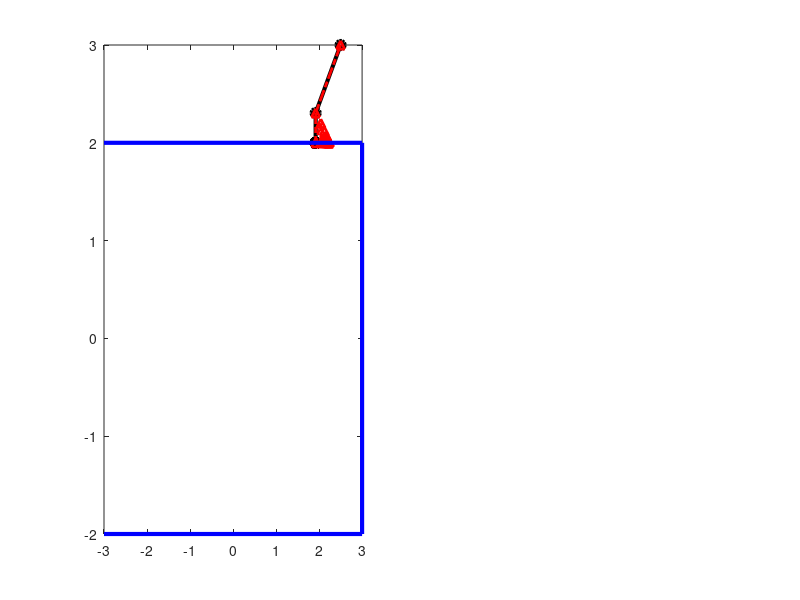

The MATLAB script that drew this image: (Note: this script raises an error after producing the figure.)
%Generate visual example about different projection methods (Dykstra vs
%POCS). Also shows what the effect of set ordering is.
% Bas Peters, 2016


close all
clear

%constraint set 1: (x+y)^2< or equal to r
%Projector 1:
r=sqrt(9);
P1 = @(input) input/norm(input,2) * min(r,norm(input,2));

%constraint set 2: x< or equal to 2 and y<or equal to 3
%Projector 1:
d1=3;
d2=2;
P2 = @(input) vec(median([[d1;d2] input [-d1;-d2]]'));


%initial guess
v=[2.5 ; 3.0];
%v=[2.0 ; 2.5];


%% POCS (ordering 1)
x_pocs(:,1)=v;
counter=2;
for i=1:10
    x_pocs(:,counter)=P1(x_pocs(:,counter-1));
    counter=counter+1;
    x_pocs(:,counter)=P2(x_pocs(:,counter-1));
    counter=counter+1;
end

%% POCS (ordering 2)

x_pocs2(:,1)=v;
counter=2;
for i=1:10
    x_pocs2(:,counter)=P2(x_pocs2(:,counter-1));
    counter=counter+1;
    x_pocs2(:,counter)=P1(x_pocs2(:,counter-1));
    counter=counter+1;
end

%% dykstra (orderin 1)
out(:,1)=v;
counter=2;
x=v;
p=[0;0];
q=[0;0];
for i=2:10
options_dyk.maxIt=i;
y=P1(x+p);
out(:,counter)=y;
counter=counter+1;
p=x+p-y;
x=P2(y+q);
out(:,counter)=x;
counter=counter+1;
q=y+q-x;
end
out=out';

%% dykstra (orderin 2)

out2(:,1)=v;
counter=2;
x=v;
p=[0;0];
q=[0;0];
for i=2:10
options_dyk.maxIt=i;
y=P2(x+p);
out2(:,counter)=y;
counter=counter+1;
p=x+p-y;
x=P1(y+q);
out2(:,counter)=x;
counter=counter+1;
q=y+q-x;
end
out2=out2';

%% plot results
sq=[-3  2;
     3  2;
     3 -2;
    -3 -2;];
    
%plot this system and its solution
figure(1);
subplot(1,2,1); set(gca,'Fontsize',14)
plot(x_pocs(1,:),x_pocs(2,:),'-ok','LineWidth',3);hold on;
plot(out(:,1),out(:,2),'-.^r','LineWidth',2)
plot(sq(:,1),sq(:,2),'b','LineWidth',3);hold on
h=ezplot('x.^2 + y.^2=9',[1 3]);set(h, 'Color', 'b','LineWidth',2);hold on
title('')
legend('POCS 1','Dykstra','Location','NorthWest')
axis([1.8 2.6 1.8 3.1])
%labels = cellstr( num2str([1:20]') );  %' # labels correspond to their order
%text(out(:,1),out(:,2),labels,'VerticalAlignment','bottom', ...
%                             'HorizontalAlignment','right', 'FontSize',20)
subplot(1,2,2); set(gca,'Fontsize',14)
plot(x_pocs2(1,:),x_pocs2(2,:),'-ok','LineWidth',3);hold on;
plot(out2(:,1),out2(:,2),'-.^r','LineWidth',2)
plot(sq(:,1),sq(:,2),'b','LineWidth',3);hold on
h=ezplot('x.^2 + y.^2=9',[1 3]);set(h, 'Color', 'b','LineWidth',2);hold on
title('')
legend('POCS 2','Dykstra','Location','NorthWest');
axis([1.8 2.6 1.8 3.1])




%export_fig('Dykstra_vs_POCS_ordering','-pdf','-transparent','-depsc');%close all
